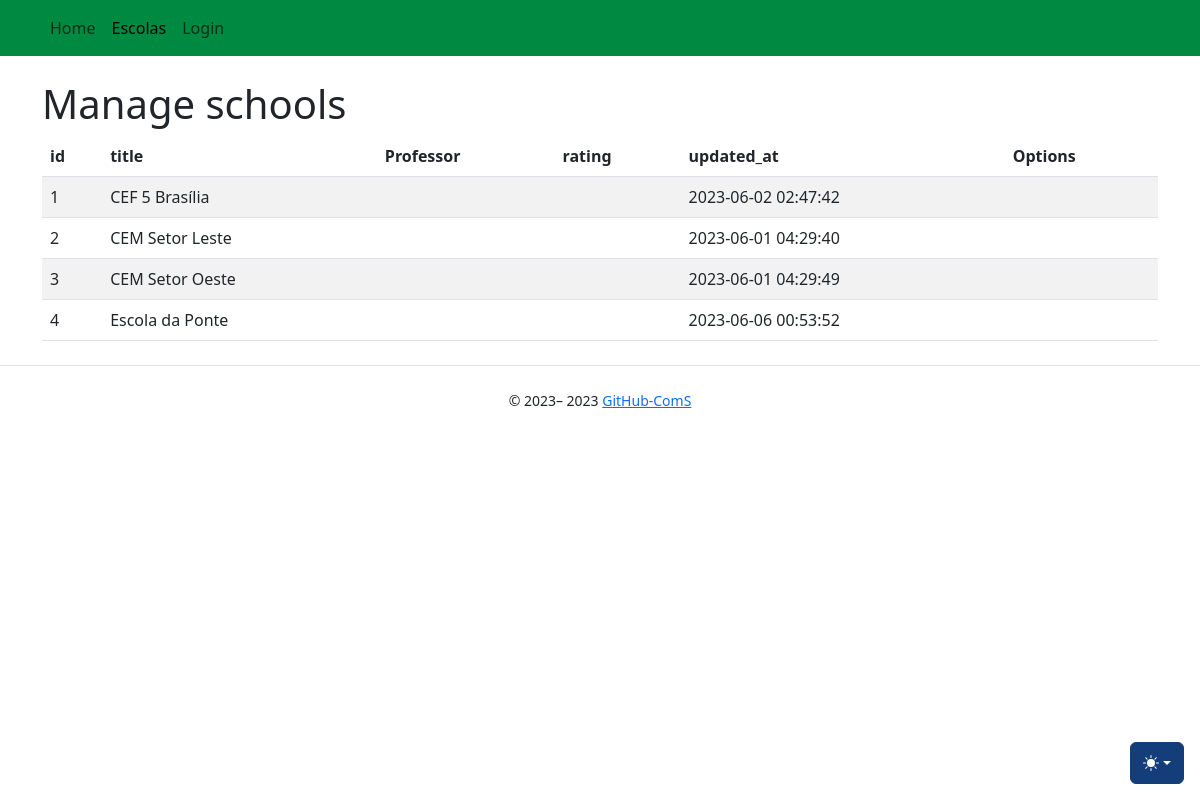
The app's page /schools/, older data.
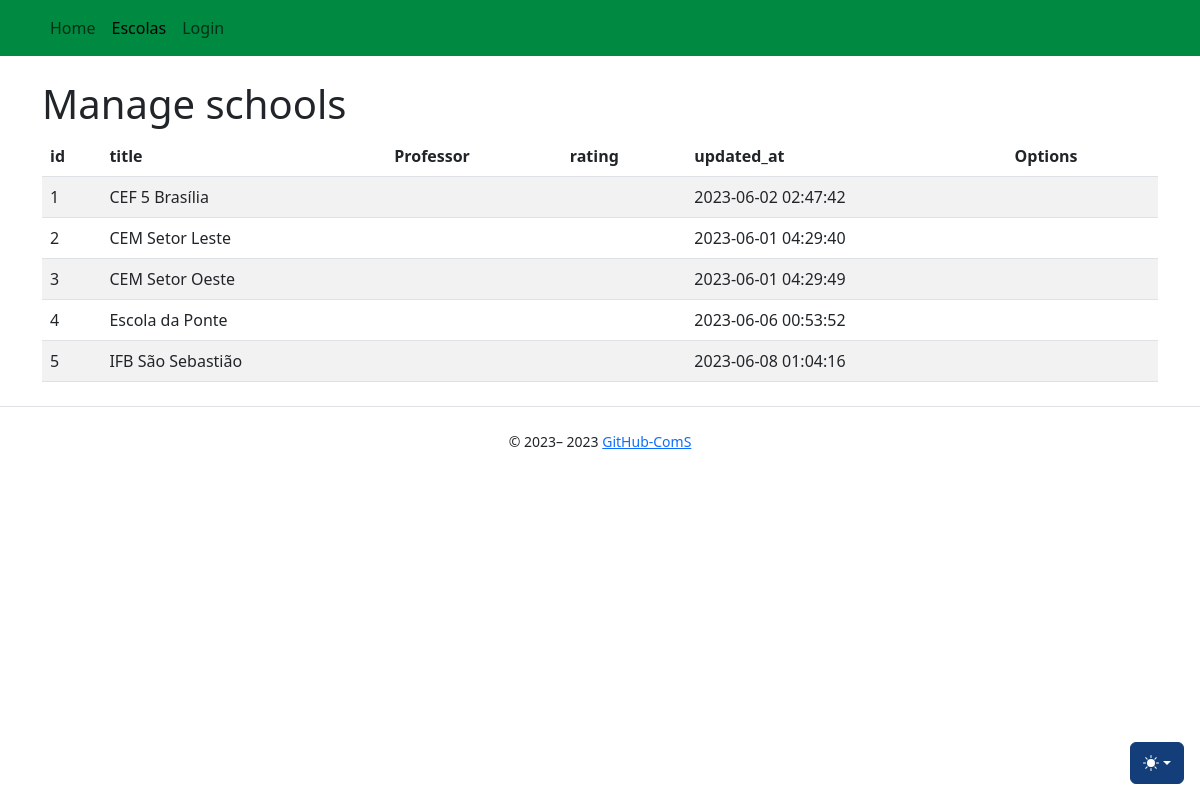
The same page, newer data.
### app/models/school.py (models this page shows, shortened)
class School(db.Model):
    __tablename__ = "school"
    id = db.Column(db.Integer, primary_key=True)
    title = db.Column(db.String)
    rating = db.Column(db.String)
    description = db.Column(db.String)
    release_date = db.Column(db.DateTime)
    created_at = db.Column(db.DateTime, nullable=False, default=func.now())
    updated_at = db.Column(
        db.DateTime, nullable=False, default=func.now(), onupdate=func.now()
        )

### app/controllers/schools_controllers.py (the view)
@bp.route("/", methods=["GET"])
def index():
    schools = School.query.all()
    return render_template(_j.index, entities=schools, **properties)

### app/templates/schools/index.jinja2 (shortened to what this page needs)
{% extends "base.jinja2" %}
{% from 'bootstrap5/utils.html' import render_icon %}
{% from 'macros/component_confirm_modal.jinja2' import confirmModalMacro, confirmModalScript %}
{% block head %}
{{ super() }}
{% endblock %}
{% block content %}
<div class="table-wrapper">
    <div class="table-title">
        <div class="row">
            <div class="col-sm-6">
                <h1>Manage {{collection_name}}</h1>
            </div>
            <div class="col-sm-6">
            </div>
        </div>
    </div>
    <table class="table table-striped table-hover">
        <thead>
            <tr>
                {% for field in list_fields %}
                <th>{{ field }}</th>
                {% endfor %}
                <th>Options</th>
            </tr>
        </thead>
        <tbody>
            {% for entity in entities %}
            <tr>
                {% for field in list_fields %}
                <td>{{ entity[field] }}</td>
                {% endfor %}
                <td>
                    <a class="btn" href="{{ url_for('schools.show', id=entity.id) }}" title="View"> {{
                        render_icon('search') }} </a>
                </td>
            </tr>
            {% endfor %}
        </tbody>
    </table>
</div>
{% endblock %}

### app/templates/base.jinja2 (shortened to what this page needs)
{% from 'bootstrap5/utils.html' import render_messages %}
{% from 'bootstrap5/form.html' import render_form %}
{% from 'bootstrap5/nav.html' import render_nav_item, render_breadcrumb_item %}
<!doctype html>
<html lang="pt-BR" data-bs-theme="auto" >
<head>
    {% block head %}
    {% block styles %}
    {{ bootstrap.load_css() }}
    <link href="/static/css/bootstrap.min.css" rel="stylesheet" type="text/css">
    {% endblock %}
    {% endblock %}
</head>
<body>
    <nav style="background:#008940; " class="navbar navbar-light navbar-expand-lg mb-4 mobile-toggler">
        <div class="container">
            <div class="collapse navbar-collapse text-primary" id="navbarSupportedContent">
                <ul class="navbar-nav mr-auto">
                    {{ render_nav_item('main.index', 'Home', _use_li=True) }}
                    {{ render_nav_item('schools.index', 'Escolas') }}
                    {% if not current_user.is_authenticated %}
                    {{ render_nav_item('auth.login', 'Login') }}
                    {% endif %}
                </ul>
            </div>
        </div>
    </nav>
      <div class="dropdown position-fixed bottom-0 end-0 mb-3 me-3 bd-mode-toggle">
        <button class="btn btn-bd-primary py-2 dropdown-toggle d-flex align-items-center" id="bd-theme" type="button"
          title="Toggle theme" aria-expanded="false" data-bs-toggle="dropdown" aria-label="Toggle theme(auto)">
          <svg class="bi my-1 theme-icon-active" width="1em" height="1em" title="color mode">
            <use href="#circle-half"></use>
          </svg>
        </button>
      </div>
    <main class="container">
        {% block content %}
        {% endblock %}
    </main>
    <footer class="text-center">
        {% block footer %}
        <div class="d-flex flex-column flex-sm-row justify-content-center py-4 my-4 border-top">
        <small> &copy; 2023–
            <script>document.write(new Date().getFullYear())</script> <a
                href="https://github.com/mauro-fernandes/ComS-rottenpotatoes">GitHub-ComS</a>
        </small>
        </div>
        {% endblock %}
    </footer>
</body>
</html>

### app/templates/base.jinja2 (style rules this page uses)
.bi { vertical-align: -.125em; fill: currentColor; }
.btn-bd-primary { --bd-violet-bg: #133E79; --bd-violet-rgb: 112.520718, 44.062154, 249.437846; --bs-btn-font-weight: 600; --bs-btn-color: var(--bs-white); --bs-btn-bg: var(--bd-violet-bg); --bs-btn-border-color: var(--bd-violet-bg); --bs-btn-hover-color: var(--bs-white); --bs-btn-hover-bg: hsl(234, 85%, 37%); --bs-btn-hover-border-color: hsl(234, 75%, 52%); --bs-btn-focus-shadow-rgb: var(--bd-violet-rgb); --bs-btn-active-color: var(--bs-btn-hover-color); --bs-btn-active-bg: hsl(234, 70%, 46%); --bs-btn-active-border-color: hsl(234, 70%, 46%); }
.bd-mode-toggle { z-index: 1500; }

Row changes from the older to the newer data that the page shows:
added School: id "5" "IFB São Sebastião" "2023-06-08 01:04:16"
